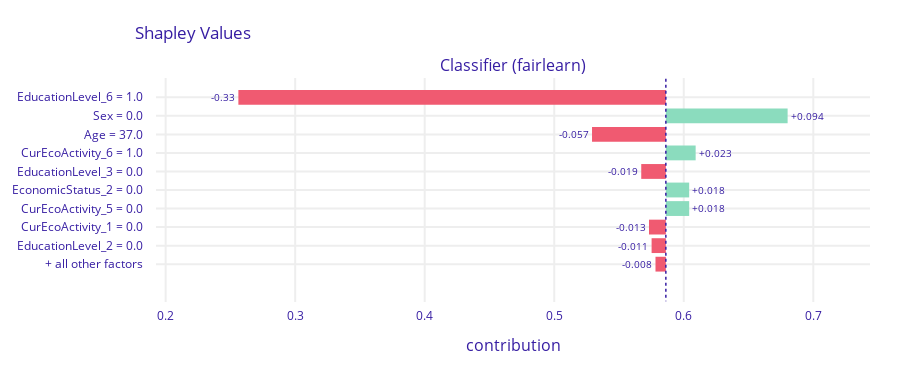

Notebook source saved alongside this figure:
### Code cell
# Local explanation for female with low occupation (good original prediction)
expl = explainer.predict_parts(female_tn_sample, type='shap')
expl.plot()

### Figure 1 — Plotly figure (JSON) as saved in the notebook; plotly's stock layout.template omitted (floating-point values rounded to 4 significant figures)
{"data": [{"base": 0.5862, "hoverinfo": "text", "hoverlabel": {"bgcolor": "rgba(0,0,0,0.8)"}, "hovertext": ["Average response: 0.586<br>Prediction: 0.302<br>EducationLevel_6 = 1.0<br>decreases average response <br>by 0.33", "Average response: 0.586<br>Prediction: 0.302<br>Sex = 0.0<br>increases average response <br>by 0.094", "Average response: 0.586<br>Prediction: 0.302<br>Age = 37.0<br>decreases average response <br>by 0.057", "Average response: 0.586<br>Prediction: 0.302<br>CurEcoActivity_6 = 1.0<br>increases average response <br>by 0.023", "Average response: 0.586<br>Prediction: 0.302<br>EducationLevel_3 = 0.0<br>decreases average response <br>by 0.019", "Average response: 0.586<br>Prediction: 0.302<br>EconomicStatus_2 = 0.0<br>increases average response <br>by 0.018", "Average response: 0.586<br>Prediction: 0.302<br>CurEcoActivity_5 = 0.0<br>increases average response <br>by 0.018", "Average response: 0.586<br>Prediction: 0.302<br>CurEcoActivity_1 = 0.0<br>decreases average response <br>by 0.013", "Average response: 0.586<br>Prediction: 0.302<br>EducationLevel_2 = 0.0<br>decreases average response <br>by 0.011", "Average response: 0.586<br>Prediction: 0.302<br>+ all other factors<br>decreases average response <br>by 0.008"], "marker": {"color": ["#f05a71", "#8bdcbe", "#f05a71", "#8bdcbe", "#f05a71", "#8bdcbe", "#8bdcbe", "#f05a71", "#f05a71", "#f05a71"]}, "orientation": "h", "showlegend": false, "text": ["-0.33", "+0.094", "-0.057", "+0.023", "-0.019", "+0.018", "+0.018", "-0.013", "-0.011", "-0.008"], "textposition": "outside", "type": "bar", "x": [-0.33, 0.094, -0.057, 0.023, -0.019, 0.018, 0.018, -0.013, -0.011, -0.008], "xaxis": "x", "y": ["EducationLevel_6 = 1.0", "Sex = 0.0", "Age = 37.0", "CurEcoActivity_6 = 1.0", "EducationLevel_3 = 0.0", "EconomicStatus_2 = 0.0", "CurEcoActivity_5 = 0.0", "CurEcoActivity_1 = 0.0", "EducationLevel_2 = 0.0", "+ all other factors"], "yaxis": "y"}], "layout": {"annotations": [{"font": {"size": 16}, "showarrow": false, "text": "Classifier (fairlearn)", "x": 0.5, "xanchor": "center", "xref": "paper", "y": 1, "yanchor": "bottom", "yref": "paper"}, {"font": {"size": 16}, "showarrow": false, "text": "contribution", "x": 0.5, "xanchor": "center", "xref": "paper", "y": 0, "yanchor": "top", "yref": "paper", "yshift": -30}], "font": {"color": "#371ea3"}, "height": 373, "margin": {"b": 71, "r": 30, "t": 78}, "shapes": [{"line": {"color": "#371ea3", "dash": "dot", "width": 1.5}, "type": "line", "x0": 0.5862, "x1": 0.5862, "xref": "x", "y0": -1, "y1": 11, "yref": "y"}], "title": {"text": "Shapley Values", "x": 0.15}, "xaxis": {"anchor": "y", "automargin": true, "domain": [0, 1], "fixedrange": true, "gridwidth": 2, "range": [0.1926, 0.7438], "tickcolor": "white", "ticklen": 3, "ticks": "outside", "type": "linear", "zeroline": false}, "yaxis": {"anchor": "x", "automargin": true, "autorange": "reversed", "domain": [0, 1], "fixedrange": true, "gridwidth": 2, "tickcolor": "white", "ticklen": 10, "ticks": "outside", "type": "category"}}}
